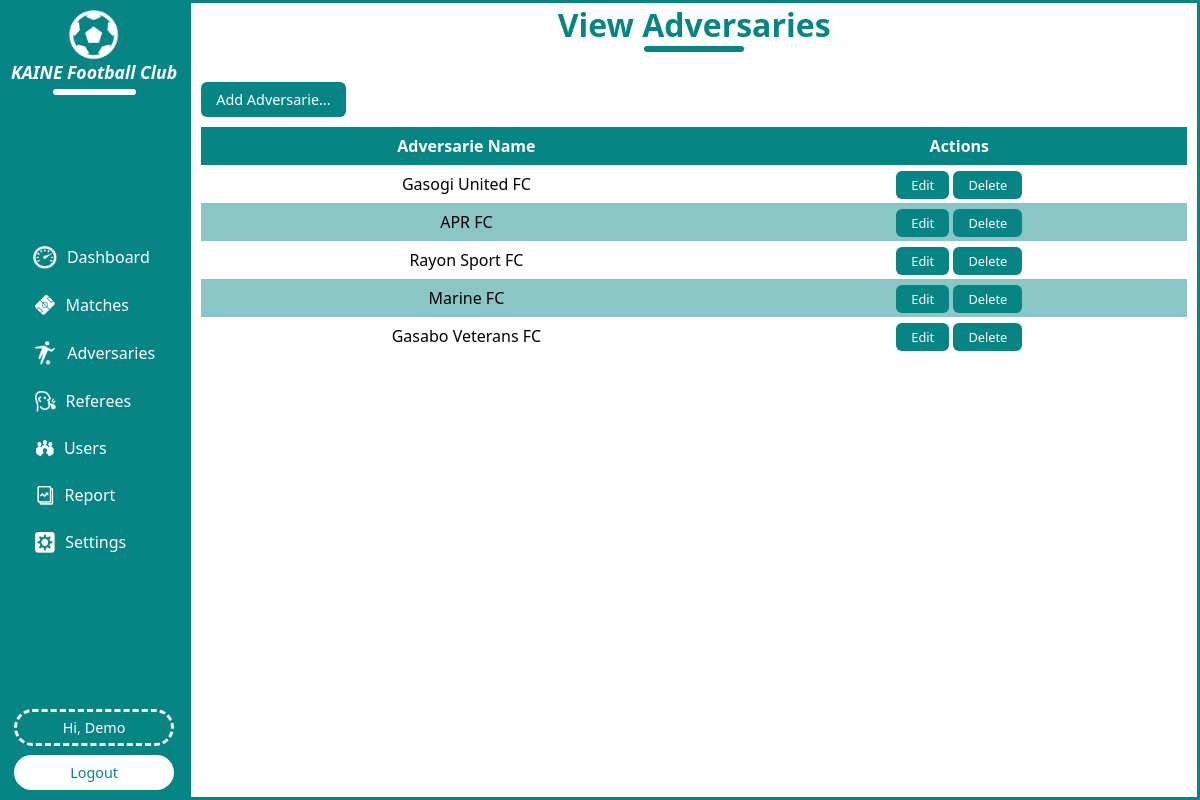
The app's page /adversaries.php (signed in) with its own data.
### tables this page shows
CREATE TABLE `adversaries` (
  `ad_id` int(11) NOT NULL,
  `name` varchar(30) NOT NULL
);

### adversaries.php (the view, shortened to what this page needs)
<?php
include("sessions.php");
?>
<!DOCTYPE html>
<html lang="en">
<head>
    <link rel="stylesheet" href="style.css">
</head>
<body>
    <div class="dashboard-container">
        <?php
            include("sidebar.php");
        ?>
        <div class="dashboard-right">
            <div class="right-title">
                <h1>View Adversaries</h1>
                <div class="line"></div>
            </div>
            <div class="right-content">
                <div class="buttons">
                    <a href="add_adversarie.php">Add Adversarie...</a>
                </div>
                <table>
                    <tr>
                        <th>Adversarie Name</th>
                        <th>Actions</th>
                    </tr>
                    <?php
                    $select=$con->query("SELECT * FROM `adversaries`");
                    if(mysqli_num_rows($select)>0){
                        while($row=mysqli_fetch_assoc($select)){
                    ?>
                    <tr>
                        <td><?php echo $row['name'];?></td>
                        <td>
                            <a href="#">Edit</a>
                            <a href="delete_adversarie.php?ad_id=<?php echo $row['ad_id'];?>">Delete</a>
                        </td>
                    </tr>
                    <?php
                        }
                    }
                    else{
                        echo"<h1>No Adversarie Available...</h1>";
                    }
                    ?>
                </table>
            </div>
        </div>
    </div>
</body>
</html>

### style.css (style rules this page uses)
* { margin: 0; padding: 0; box-sizing: border-box; }
body { font-family: system-ui, -apple-system, BlinkMacSystemFont, "Segoe UI", Roboto, Oxygen, Ubuntu, Cantarell, "Open Sans", "Helvetica Neue", sans-serif; }
::placeholder { color: black; font-size: 0.8rem; }
.dashboard-container { display: flex; flex-direction: row; width: 100%; align-items: center; justify-content: space-between; height: 100dvh; }
.dashboard-right { display: flex; flex-direction: column; width: 86%; border: 3px solid #068584; height: 100dvh; overflow-y: auto; }
.right-title { display: flex; flex-direction: column; align-items: center; justify-content: center; }
.right-title h1 { font-size: 2rem; color: #068584; }
.right-title .line { padding: 3px; background: #068584; width: 10%; border-radius: 50px; }
.right-content { display: flex; flex-direction: column; width: 100%; margin-top: 20px; padding: 10px; }
.right-content .buttons { display: flex; flex-direction: row; align-items: flex-start; justify-content: flex-start; width: 100%; gap: 20px; }
.right-content .buttons a { padding: 8px 15px; background: #068584; color: #fff; text-decoration: none; font-weight: 500; font-size: 0.9rem; border-radius: 6px; transition: 0.3s ease-in-out; }
.right-content table { width: 100%; margin-top: 10px; text-align: center; border-collapse: collapse; }
.right-content table tr { padding: 5px; }
.right-content table tr:nth-child(odd) { background: #06858577; }
.right-content table tr th { padding: 8px; background: #068584; color: #fff; }
.right-content table tr td { padding: 8px; font-weight: 500; text-transform: capitalize; }
.right-content table tr td a { padding: 5px 15px; background: #068584; color: #fff; font-weight: 500; font-size: 0.8rem; text-decoration: none; transition: 0.3s ease-in-out; border-radius: 6px; }

### records on screen
adversaries: name "Gasogi United FC"
adversaries: name "APR FC"
adversaries: name "Rayon Sport FC"
adversaries: name "Marine FC"
adversaries: name "Gasabo Veterans FC"

### other values on screen
$_SESSION['fc_user'] "Demo"
